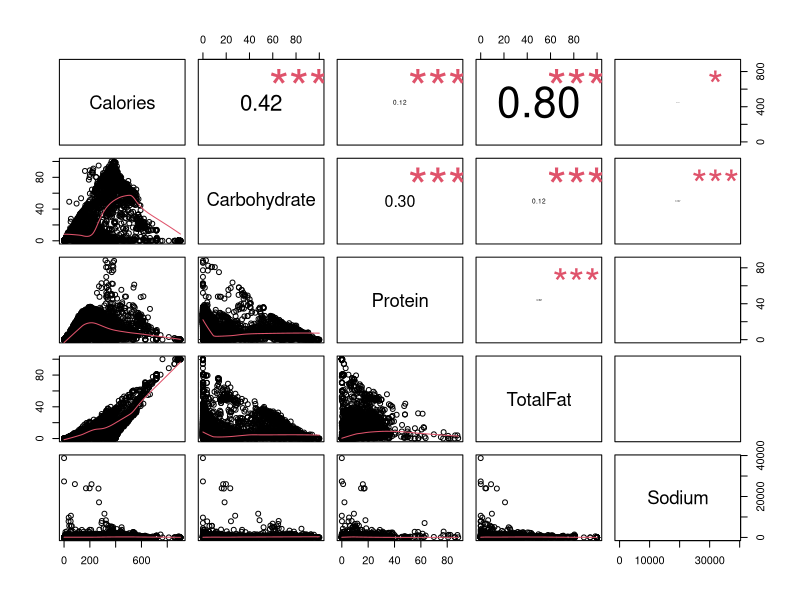
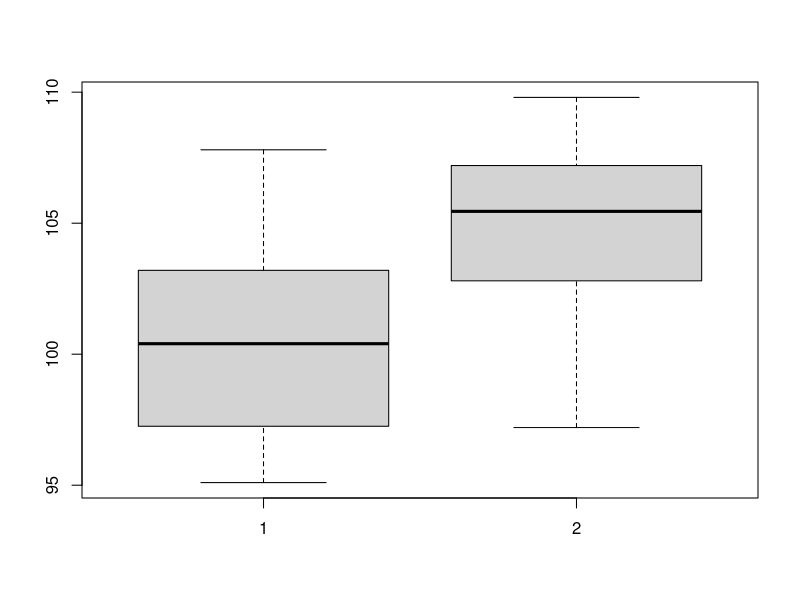
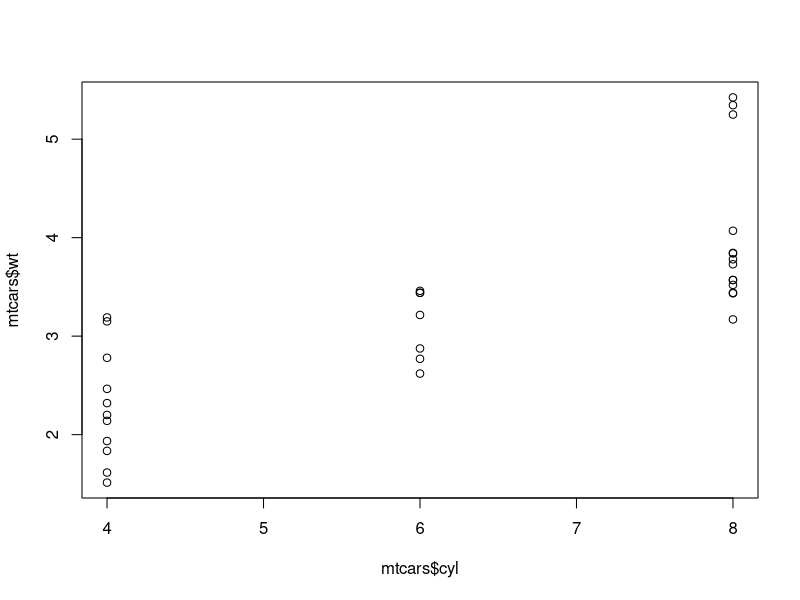

The R source for these figures, in order:
## ---- chunk 1
knitr::opts_chunk$set(echo = TRUE)
## ---- chunk 2
USDAclean = read.csv("USDA_Clean.csv")
#attach(USDA_Clean) ## Optional
# attch() function helps you to access USDA_Clean without the need of menioning it.
# For example, you can use Calories instead of USDA_Clean$Calories
#View(USDA_Clean)
# str(USDAclean)
## ---- chunk 3
panel.cor <- function(x, y, digits=2, prefix="", cex.cor) 
{
    usr <- par("usr"); on.exit(par(usr)) 
    par(usr = c(0, 1, 0, 1)) 
    r <- abs(cor(x, y)) 
    txt <- format(c(r, 0.123456789), digits=digits)[1] 
    txt <- paste(prefix, txt, sep="") 
    if(missing(cex.cor)) cex <- 0.8/strwidth(txt) 
 
    test <- cor.test(x,y) 
    # borrowed from printCoefmat
    Signif <- symnum(test$p.value, corr = FALSE, na = FALSE, 
                  cutpoints = c(0, 0.001, 0.01, 0.05, 0.1, 1),
                  symbols = c("***", "**", "*", ".", " ")) 
 
    text(0.5, 0.5, txt, cex = cex * r) 
    text(.8, .8, Signif, cex=cex, col=2) 
}
# Assign a value USDA_Selected_Featuers that represents
# "Calories","Carbohydrate","Protein","TotalFat", "Sodium" columns
###################################################
##### Complete code here and uncomment it
USDA_Selected_Featuers <- USDAclean[,c('Calories','Carbohydrate','Protein','TotalFat','Sodium')]
###################################################

#### Uncomment the following line when you assign USDA_Selected_Featuers to show the results
pairs(USDA_Selected_Featuers, lower.panel=panel.smooth, upper.panel=panel.cor)

# Explain what you can conclude from this visualization as a comment here
# Calories and TotalFat have the highest correlation: (0.8: Very Strong). 
# Second is Calroies and Carbohydrate (0.42: Moderate).
# The rest are weak at best.

## ---- chunk 4
# Write your code here
food.lm <- lm(Calories ~ Carbohydrate + Protein + TotalFat + Sodium, data=USDA_Selected_Featuers)

# Below is a shorthand (since we have already subsetted the dataframe): 
# food.lm <- lm(Calories ~ ., data=USDA_Selected_Featuers)
## ---- chunk 5
# Write your code here and explain answers as a comment
anova(food.lm)
# Sodium is least significant (has highest p-value)
## ---- chunk 6
# Write your code here and explain answers as a comment
summary(food.lm)
# TotalFat has the highest predictive power because it has the largest co-efficient
## ---- chunk 7
predict(food.lm, data.frame(Protein=0.1,TotalFat=40,Carbohydrate=425,Sodium=430,Cholesterol=75),interval="prediction")
# Predicted Value: 1943.65
## ---- chunk 8
# Write your code here and explain answers as a comment

predict(food.lm, data.frame(Protein=0.1,TotalFat=40,Carbohydrate=425,Sodium=43430,Cholesterol=75),interval="prediction")
((1957.622-1943.65)/1943.65)*100 # 0.719 %
# Increasing the sodium from 430 to 43430 increases the predicted calories from 1943.65 to 1957.622 (less than 1%)
# This is because Sodium has the lowest coefficient in the model (0.0003 vs 3.736 for the next lowest, Carbohydrate)
## ---- chunk 9
# Write your Answer as a comment here

# Paired
# H0: The two population relative frequency distributions are identical
# Ha: The two population relative frequency distributions are not identical
## ---- chunk 10
# Wilcoxon Signed Rank Test
## ---- chunk 11
# Write your code here
A1 <- c(0.4, 0.72, 0, 0.36, 0.55)
A2 <- c(0.77, 0.49, 0.66, 0.28, 0.38)
wilcox.test(A1,A2, paired=T)
# Fail to Reject H0: No difference between population distributions 
# (insufficient evidence to support illustrations improving students' ability to retell article (p > 0.05))
## ---- chunk 12
# Write your code here
Ca <- c( 97.1 , 101.3 , 107.8 , 101.9 , 97.4,    104.5,   99.5,    95.1)
Cb <- c( 103.5 ,105.3  ,106.5  ,107.9  ,102.1  ,105.6 , 109.8,  97.2)
boxplot(Ca,Cb)
# Distributions appear different: Ca has a slight right skew while Cb has a left skew
# Normality assumption appears to be violated, as does common variance
## ---- chunk 13
# Write your code here and explain answers as a comment
wilcox.test(Ca,Cb,paired=F)

# Wilcoxon Rank Sum Test: Independent Observations
# H0: The distributions for populations 1 and 2 are identical
# Ha: The distributions for populations 1 and 2 are different

# You can reject H0 with 95% confidence but not 99%
# p-value = 0.04988 (0.95 <= (1 - a) <= 0.99)
## ---- chunk 14
# Write your code here and explain answers as a comment
plot(mtcars$cyl, mtcars$wt)
# There appears to be a slight positive correlation
## ---- chunk 15
# Explain answers as a comment here
# cyl: interval
# wt: ratio (continuous)

# Weight is unambiguously a continuous ratio. 
# I chose interval for cylinder because there is a 'natural'
# order in number of cylinders: this is a physical property of the engines.
# However, it was a tough choice for me to make this decision as
# I don't believe it makes sense to 'rank' engines in this way.
# Regardless, it proves useful in this case for statistical analysis.
## ---- chunk 16
# Write your code here and explain answers as a comment
cor(mtcars$cyl, mtcars$wt, method="spearman") # ~=0.86 strong positive correlation

# I chose Spearman as the result of my earlier decision to treat cylinders as interval data.
# Spearman correlation uses ranks of values as opposed to the values themselves which fits this scenario.
# However, this was a tough decision for me to make. 
# You could equally justify treating cylinders as categorical data
# and use Pearson Correlation (dummy values will be used for your categorical attributes)

